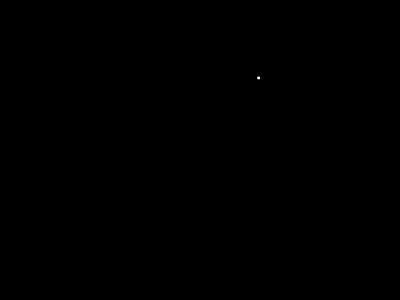
Frame 1 (no input)
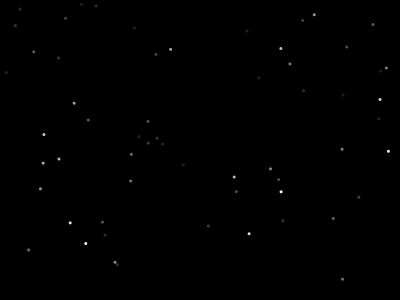
Frame 60 (the mouse pressed at the canvas centre just before this capture)
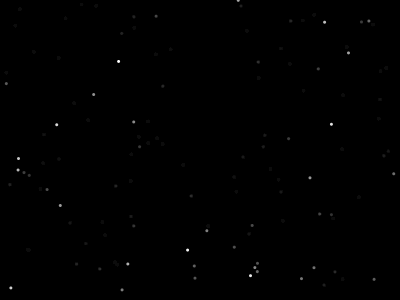
Frame 120 (the mouse held since frame 60 and released just before this capture)

The Processing sketch that drew these frames (run headless with seeded random() and noise(); from frame 60 on, the mouse is pressed at the canvas centre):

// Processing sketch: processing_124933
// ── processing_124933.pde

/*En este ejercicio se dibujan unos puntos blancos y se dibuja un rectangulo
  que va haciendo desaparecer los puntos */



void setup() {
  size(400,300);
  background(0);
  noStroke();
}

void draw() {
  
  fill(0, 10);//0 es el color y al poner 10 hace el efecto de que desaparecen los puntos poco a poco
  rect(0, 0, width, height);
  
  fill(255);
  ellipse(random(width), random(height), 3, 3);
}
